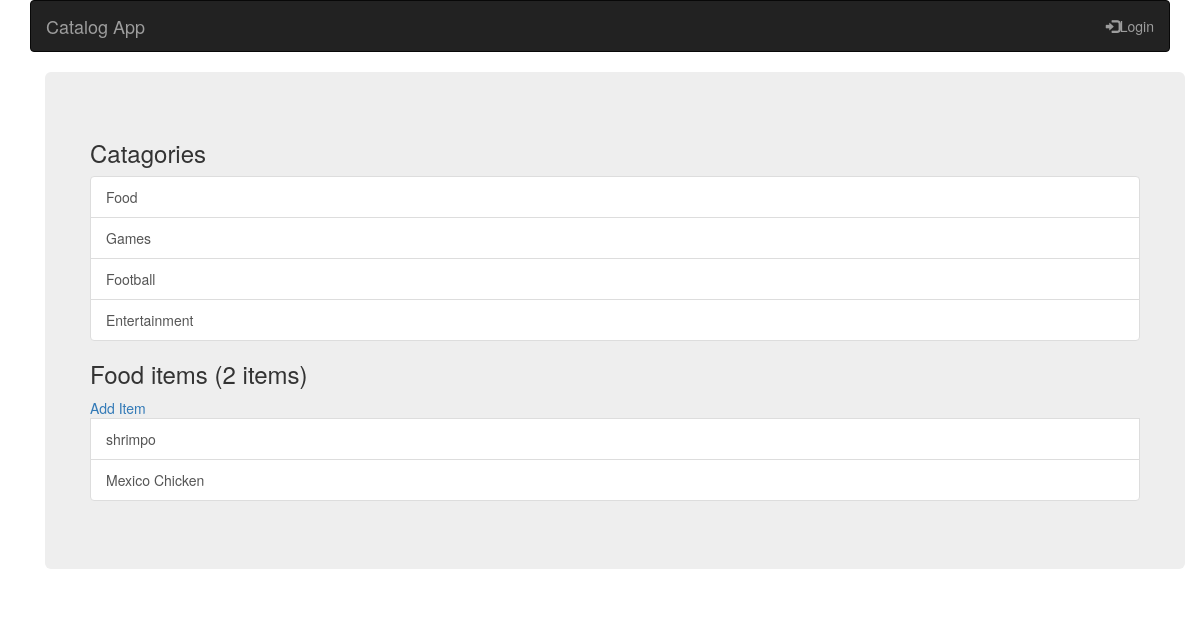
Screenshot of /catalog/Food/items with the database file from the repository.
### models.py (models this page shows, shortened)
class Categories(Base):
    __tablename__ = 'categories'
    id = Column(Integer, primary_key=True)
    user_id = Column(Integer, ForeignKey('user.id'))
    name = Column(String(45), nullable=False)
    user = relationship(User)

class Items(Base):
    __tablename__ = 'items'
    id = Column(Integer, primary_key=True)
    cate_id = Column(Integer, ForeignKey('categories.id'))
    name = Column(String(45), nullable=False)
    description = Column(String(100), nullable=True)
    cate = relationship(Categories)

### application.py (the view)
@app.route('/catalog/<string:category_name>/items')
def items_per_category(category_name):
    categories = session.query(Categories).all()
    category = session.query(Categories).filter_by(name=category_name).one()
    print(category.name)
    if category:
        items = session.query(Items).filter_by(cate_id=category.id).all()
        print([item.name for item in items])
        return render_template('items_per_catalog.html',
                               categories=categories,
                               selected_category=category,
                               items=items)

### templates/items_per_catalog.html (shortened to what this page needs)
{% extends "main.html" %}
{% block content %}
{% include "header.html" %}
     <main role="main" class="container">
         <div class="jumbotron">
              <div class="row">
                <div class="col-sm">
                    <h3>Catagories</h3>
                  <ul class="list-group">
                    {% for category in categories %}
                        <a class="list-group-item" href="{{url_for('items_per_category',category_name=category.name)}}">{{category.name}}</a>
                    {% endfor %}
                  </ul>
                </div>
                <div class="col-sm">
                    <h3>{{selected_category.name}} items ({{items|length}} items)</h3>
                  <ul class="list-group">
                      <a href="{{url_for('add_new_item')}}">Add Item</a>
                    {% for item in items %}
                        <a class="list-group-item" href="{{url_for('item_description',
                                                          category_name=selected_category.name,
                                                          item_name=item.name)}}">{{item.name}}</a>
                    {% endfor %}
                  </ul>
                </div>
              </div>
         </div>
    </main>
{%endblock%}

### rows the page displays
Categories: name "Food"
Categories: name "Games"
Categories: name "Football"
Categories: name "Entertainment"
Items: name "shrimpo"
Items: name "Mexico Chicken"

### other values shown
{{ items|length }} "2"
